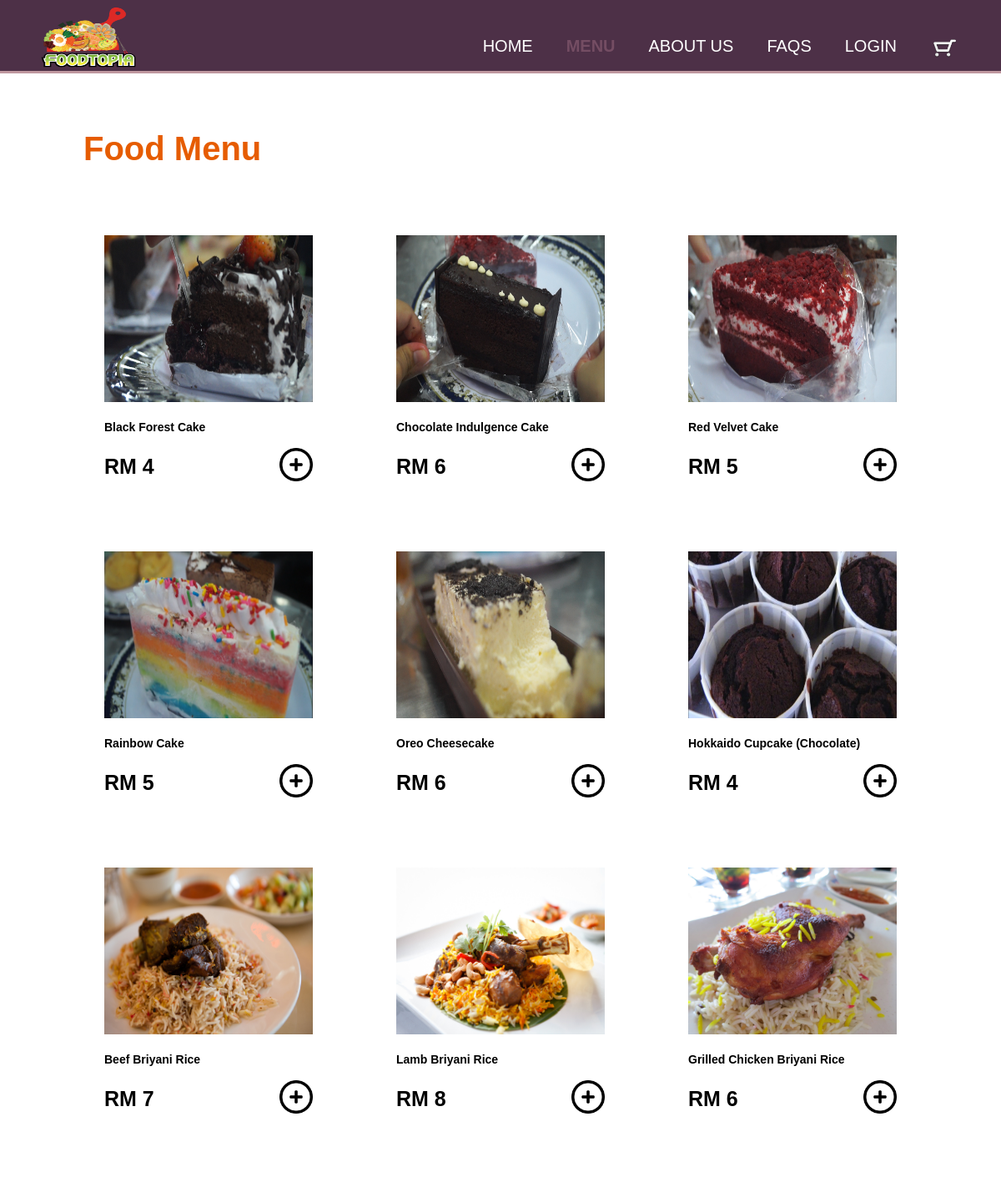
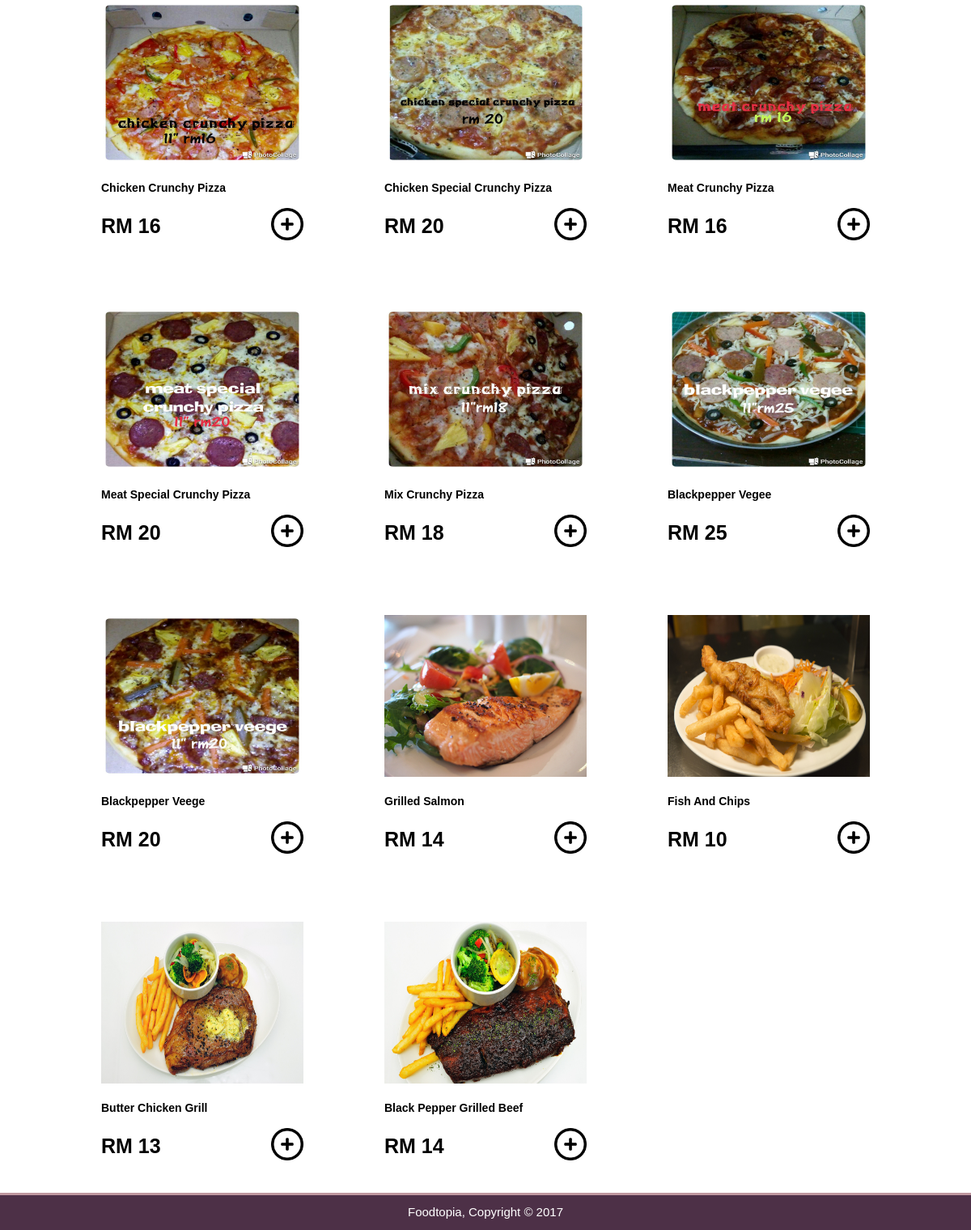
Page /Menu.php on the committed database (2 pictures, top to bottom).
### tables this page shows
CREATE TABLE `food` (
  `fid` varchar(4) NOT NULL,
  `fname` varchar(30) NOT NULL,
  `fprice` varchar(6) NOT NULL,
  `fpic` varchar(20) NOT NULL
);

### Menu.php (the view, shortened to what this page needs)
<!doctype html>
<?php
$conn = mysqli_connect("localhost", "root", "", "wadproject");
$sql = "SELECT * FROM food";
$result = mysqli_query($conn, $sql);
$num = mysqli_num_rows($result);
?>
<html>
<head>
     </head>
<body>
<header>
<div class="container">
<div class="logo">
<div ><img src="images/ftlogo.png" alt="Foodtopia icon"></div>
</div>
<nav>
<ul>
<li><a href="index.php">Home</a></li>
<li class="current"><a href="Menu.php">Menu</a></li>
<li><a href="About us.php">About Us</a></li>
<li><a href="FAQ.php">FAQs</a></li>
<li><a href="Login.php">Login</a></li>
<li><a href="CheckOut.php"><img src="images/p6.png" alt="cart"></a></li>
</ul>
</nav>
</div>
</header>
<section id="main">
<div class="container">
<?php
if ($num > 0) { ?>
        <form>
        <table border="0" cellpadding="0px">
        <tr>
        <th colspan="3" style="font-size: 40px">Food Menu</th>
        </tr>
        <?php
        while ($num > 0) {
        ?>
        <tr>
        <?php
        $x = 3;
        while ($x > 0 && $num>0){
        $row = mysqli_fetch_assoc($result)
        ?>
        <td >
        <table border="0">
            <tr style="text-align: center"><td colspan="2"><img src="<?php echo "{$row['fpic']}"; ?>" alt="food pic" style="width:250px; height: 200px;"></td></tr>
            <tr><td colspan="2"><b><?php echo "{$row['fname']}"; ?></b></td></tr>
            <tr>
                <td style="font-size: 25px; text-align: left;">
                    <b><?php echo "{$row['fprice']}"; ?></b>
                </td>
                <td style="text-align: right; ">
                    <input type="image" src="images/add.png" alt="Add" name="add" style="width:40px;height:40px;" title="Add to cart"/>
                </td>
            </tr>
        </table>
        </td>
        <?php
        $x--;
        $num--;
        }
        ?>
        </tr>
        <?php
        }
        ?>
</table>
        </form>
<?php
} ?>
</div>
</section>
<footer>
<p>Foodtopia, Copyright &copy; 2017</p>
</footer>
</body>
</html>

### Menu.php (style rules this page uses)
* { margin: 0px;padding: 0px; box-sizing: border-box; }
body { font-family: Arial, Helvetica, sans-serif; font-size:15px; line-height: 1.5; padding 0; background-color: #ffffff; }
header { background:#4d3047; padding-top:5px; min-height: 50px; border-bottom:#bf979f 3px solid; }
header a { color:#ffffff; text-decoration: none; text-transform: uppercase; font-family: 'Trebuchet MS', 'Lucida Sans Unicode', 'Lucida Grande', 'Lucida Sans', Arial, sans-serif; font-size: 20px; }
header ul { margin:0; padding:0; }
header li { float:left; margin-top: 25px; display:inline; padding: 0 20px 0 20px; }
header li img { height:35px; width: 35px; }
header nav { float:right; margin-top: 10px; }
header .current a { color:#744d63; font-weight: bold; }
.container { width:95%; margin: auto; overflow: hidden; }
.logo img { margin-top: 0; float: left; width: 150px; height: 80px; }
ul { margin: 0; padding:0; }
table { border-collapse: collapse; width: 60%; margin-top: 50px; margin-left: auto; margin-right: auto; margin-bottom: auto; }
td { font-size: 14px; padding-right: 25px; padding-left: 25px; padding-top: 7px; padding-bottom: 7px; }
th { text-align: left; font-size: 30px; color: #e65c00; background: #ffffff; padding-right: 25px; padding-left: 25px; padding-top: 10px; padding-bottom: 10px; }
footer { background:#4d3047; border-top:#bf979f 3px solid; padding: 10px; margin-top: 20px; text-align: center; font-family: 'Trebuchet MS', 'Lucida Sans Unicode', 'Lucida Grande', 'Lucida Sans', Arial, sans-serif; }
footer p { color: #ffffff; }

### rows in the picture
food: fpic (picture), fname "Black Forest Cake", fprice "RM 4"
food: fpic (picture), fname "Chocolate Indulgence Cake", fprice "RM 6"
food: fpic (picture), fname "Red Velvet Cake", fprice "RM 5"
food: fpic (picture), fname "Rainbow Cake", fprice "RM 5"
food: fpic (picture), fname "Oreo Cheesecake", fprice "RM 6"
food: fpic (picture), fname "Hokkaido Cupcake (Chocolate)", fprice "RM 4"
food: fpic (picture), fname "Beef Briyani Rice", fprice "RM 7"
food: fpic (picture), fname "Lamb Briyani Rice", fprice "RM 8"
food: fpic (picture), fname "Grilled Chicken Briyani Rice", fprice "RM 6"
food: fpic (picture), fname "Chicken Crunchy Pizza", fprice "RM 16"
food: fpic (picture), fname "Chicken Special Crunchy Pizza", fprice "RM 20"
food: fpic (picture), fname "Meat Crunchy Pizza", fprice "RM 16"
food: fpic (picture), fname "Meat Special Crunchy Pizza", fprice "RM 20"
food: fpic (picture), fname "Mix Crunchy Pizza", fprice "RM 18"
food: fpic (picture), fname "Blackpepper Vegee", fprice "RM 25"
food: fpic (picture), fname "Blackpepper Veege", fprice "RM 20"
food: fpic (picture), fname "Grilled Salmon", fprice "RM 14"
food: fpic (picture), fname "Fish And Chips", fprice "RM 10"
food: fpic (picture), fname "Butter Chicken Grill", fprice "RM 13"
food: fpic (picture), fname "Black Pepper Grilled Beef", fprice "RM 14"
